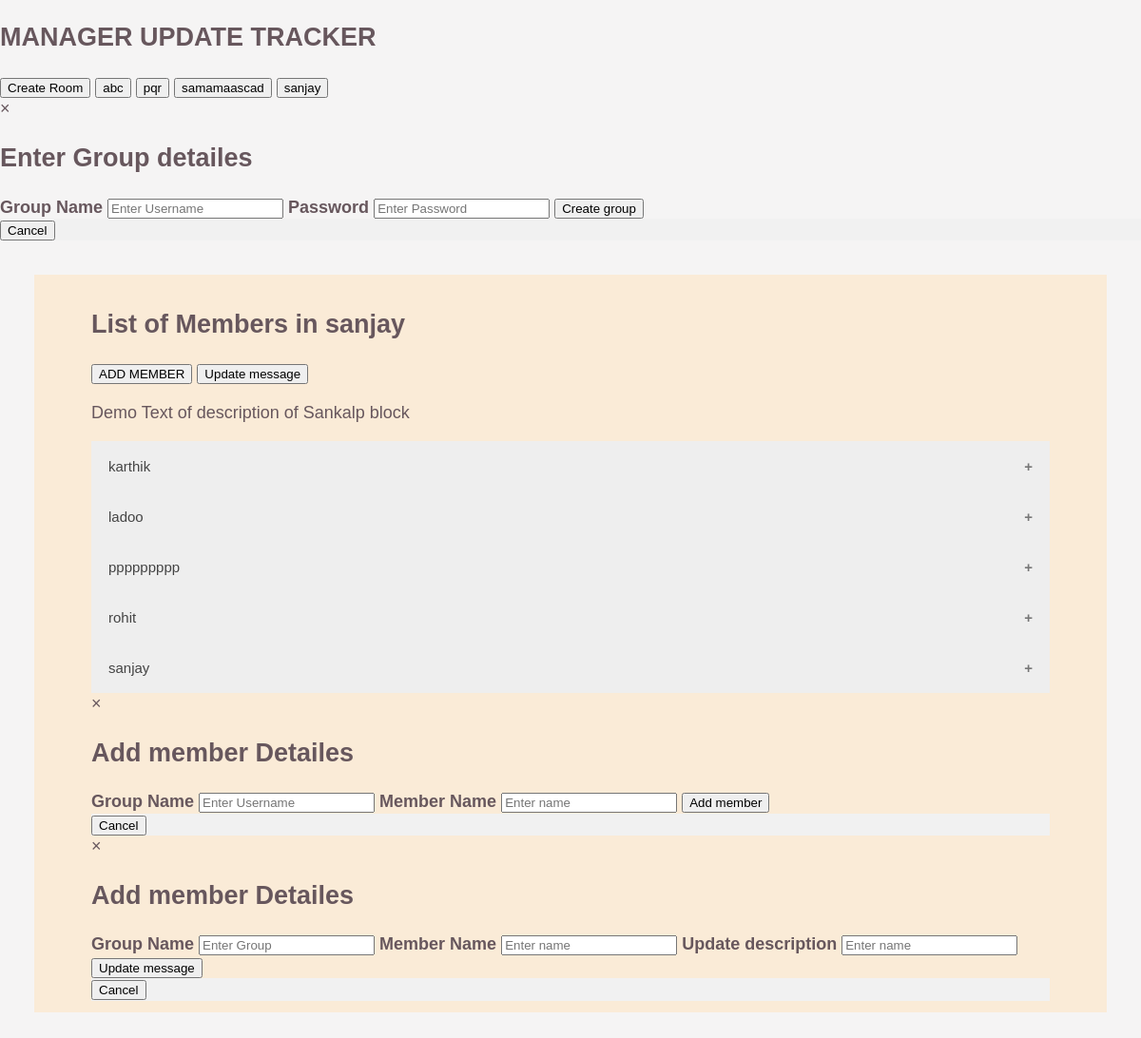
Screenshot of /index.php?RoomName=sanjay with the database file from the repository.
### tables this page shows
CREATE TABLE `groups` (
  `GName` varchar(25) NOT NULL,
  `Pswd` varchar(10) NOT NULL
);

CREATE TABLE `teammembers` (
  `GName` varchar(50) NOT NULL,
  `MemberName` varchar(55) NOT NULL,
  `message` varchar(200) NOT NULL
);

### index.php (the view, shortened to what this page needs)
<!DOCTYPE html>
<html lang="en">
<head>
    <link rel="stylesheet" href="style.css">
</head>
<body>
<h2>MANAGER UPDATE TRACKER</h2>
<button onclick="document.getElementById('id01').style.display='block'" style="width:auto;">Create Room</button>
<?php
  $conn = mysqli_connect("localhost", "root", "", "MUT");
  $sql = "SELECT GName from Groups";
  $result = $conn-> query($sql);
  if($result-> num_rows > 0)
  {
      while($row = $result-> fetch_assoc()){
          echo "
          <button onclick=\"GetMembers('".$row["GName"]."')\" style='width:auto;'>".$row["GName"]."</button>
          ";
      }
  }
  else{
      echo "0 results ";
  }
?>
    <div id="id01" class="modal">
        <form class="modal-content animate" action="./actionpage.php" method="post">
          <div class="imgcontainer">
            <span onclick="document.getElementById('id01').style.display='none'" class="close" title="Close Modal">&times;</span>
            <h2>Enter Group detailes</h2>
          </div>
          <div class="container">
            <label for="uname"><b>Group Name</b></label>
            <input type="text" placeholder="Enter Username" name="GroupName" required>
            <label for="psw"><b>Password</b></label>
            <input type="password" placeholder="Enter Password" name="Password" required>
            <button type="submit">Create group</button>
          </div>
          <div class="container" style="background-color:#f1f1f1">
            <button type="button" onclick="document.getElementById('id01').style.display='none'" class="cancelbtn">Cancel</button>
          </div>
        </form>
    </div>
    <div class="listViewer" style="display">
        <?php
        if(isset($_GET['RoomName'])){
          $groupName = $_GET['RoomName'];
          echo "<div id=\".$groupName.\">";
          echo "<h2>List of Members in ".$groupName."</h2>
          <button onclick=\"document.getElementById('id02').style.display='block';\" style=\"width:auto;\">ADD MEMBER</button>
          <button onclick=\"document.getElementById('id03').style.display='block';\" style=\"width:auto;\">Update message</button>";
          echo "<p>Demo Text of description of Sankalp block</p>";
          $conn = mysqli_connect("localhost","root","","MUT");
          $sql = "SELECT MemberName,message from teammembers where GName='".$groupName."'";
          $resultM = $conn-> query($sql);
          if($resultM !== false && $resultM-> num_rows > 0)
          {
              while($row = $resultM-> fetch_assoc()){
                  echo "
                  <button class=\"accordion\">".$row["MemberName"]."</button>
                  <div class=\"panel\">
                    <p>".$row['message']."</p>
                </div>
                  ";
              }
          }
        }
        ?>
    </div>
    <div id="id02" class="modal">
        <form class="modal-content animate" action="./addmember.php" method="POST">
          <div class="imgcontainer">
            <span onclick="document.getElementById('id02').style.display='none'" class="close" title="Close Modal">&times;</span>
            <h2>Add member Detailes</h2>
          </div>
          <div class="container">
            <label for="groupname"><b>Group Name</b></label>
            <input type="text" placeholder="Enter Username" name="groupname" required>
            <label for="nameofmember"><b>Member Name</b></label>
            <input type="text" placeholder="Enter name" name="nameofmember" required>
            <button type="submit">Add member</button>
          </div>
          <div class="container" style="background-color:#f1f1f1">
            <button type="button" onclick="document.getElementById('id02').style.display='none'" class="cancelbtn">Cancel</button>
          </div>
        </form>
    </div>
    <div id="id03" class="modal">
        <form class="modal-content animate" action="./updatemessage.php" method="POST">
          <div class="imgcontainer">
            <span onclick="document.getElementById('id03').style.display='none'" class="close" title="Close Modal">&times;</span>
            <h2>Add member Detailes</h2>
          </div>
          <div class="container">
            <label for="groupname"><b>Group Name</b></label>
            <input type="text" placeholder="Enter Group" name="groupname" required>
            <label for="nameofmember"><b>Member Name</b></label>
            <input type="text" placeholder="Enter name" name="nameofmember" required>
            <label for="message"><b>Update description</b></label>
            <input type="text" placeholder="Enter name" name="update" required>
            <button type="submit">Update message</button>
          </div>
          <div class="container" style="background-color:#f1f1f1">
            <button type="button" onclick="document.getElementById('id03').style.display='none'" class="cancelbtn">Cancel</button>
          </div>
        </form>
    </div>
</body>
</html>

### style.css (style rules this page uses)
html body { width: 100%; height: 100%; }
body { margin: 0; padding: 0; background: #F5F4F4; color: #67575D; font-family: 'Barlow Semi Condensed', sans-serif; font-size: 18px; line-height: 1.3; }
.listViewer { margin: 3%; padding: 1% 5%; background-color: antiquewhite; }
.accordion { background-color: #eee; color: #444; cursor: pointer; padding: 18px; width: 100%; border: none; text-align: left; outline: none; font-size: 15px; transition: 0.4s; }
.accordion:after { content: '\002B'; color: #777; font-weight: bold; float: right; margin-left: 5px; }

### rows the page displays
groups: GName "abc"
groups: GName "pqr"
groups: GName "samamaascad"
groups: GName "sanjay"
teammembers: MemberName "karthik"
teammembers: MemberName "ladoo"
teammembers: MemberName "ppppppppp"
teammembers: MemberName "rohit"
teammembers: MemberName "sanjay"

### other values shown
$groupName "sanjay"
